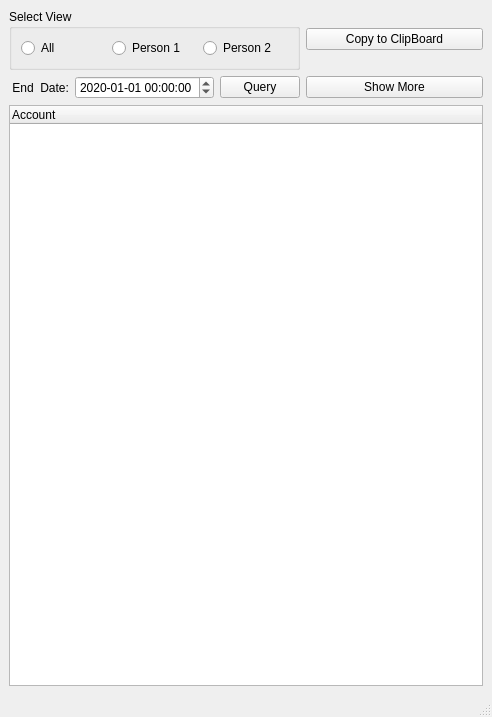
<?xml version="1.0" encoding="UTF-8"?>
<ui version="4.0">
 <class>FinancialStatement</class>
 <widget class="QMainWindow" name="FinancialStatement">
  <property name="geometry">
   <rect>
    <x>0</x>
    <y>0</y>
    <width>492</width>
    <height>717</height>
   </rect>
  </property>
  <property name="windowTitle">
   <string>Financial Statement</string>
  </property>
  <property name="windowIcon">
   <iconset resource="../resources.qrc">
    <normaloff>:/resource/Balance_Sheet.png</normaloff>:/resource/Balance_Sheet.png</iconset>
  </property>
  <widget class="QWidget" name="centralwidget">
   <layout class="QGridLayout" name="gridLayout">
    <item row="0" column="0">
     <widget class="QGroupBox" name="groupBox">
      <property name="title">
       <string>Select View</string>
      </property>
      <layout class="QHBoxLayout" name="horizontalLayout">
       <item>
        <widget class="QRadioButton" name="radioButton_all">
         <property name="text">
          <string>All</string>
         </property>
        </widget>
       </item>
       <item>
        <widget class="QRadioButton" name="radioButton_1">
         <property name="text">
          <string>Person 1</string>
         </property>
        </widget>
       </item>
       <item>
        <widget class="QRadioButton" name="radioButton_2">
         <property name="text">
          <string>Person 2</string>
         </property>
        </widget>
       </item>
      </layout>
     </widget>
    </item>
    <item row="0" column="1">
     <widget class="QPushButton" name="pushButtonExport">
      <property name="text">
       <string>Copy to ClipBoard</string>
      </property>
     </widget>
    </item>
    <item row="1" column="0">
     <layout class="QHBoxLayout" name="horizontalLayout_2">
      <item>
       <widget class="QLabel" name="label_Date">
        <property name="text">
         <string> End  Date:</string>
        </property>
       </widget>
      </item>
      <item>
       <widget class="QDateTimeEdit" name="dateTimeEdit">
        <property name="maximumSize">
         <size>
          <width>16777215</width>
          <height>16777215</height>
         </size>
        </property>
        <property name="dateTime">
         <datetime>
          <hour>0</hour>
          <minute>0</minute>
          <second>0</second>
          <year>2020</year>
          <month>1</month>
          <day>1</day>
         </datetime>
        </property>
        <property name="displayFormat">
         <string>yyyy-MM-dd HH:mm:ss</string>
        </property>
       </widget>
      </item>
      <item>
       <widget class="QPushButton" name="pushButton_Query">
        <property name="text">
         <string>Query</string>
        </property>
       </widget>
      </item>
     </layout>
    </item>
    <item row="1" column="1">
     <widget class="QPushButton" name="pushButtonShowMore">
      <property name="text">
       <string>Show More</string>
      </property>
     </widget>
    </item>
    <item row="2" column="0" colspan="2">
     <widget class="QTreeWidget" name="treeWidget">
      <column>
       <property name="text">
        <string>Account</string>
       </property>
      </column>
     </widget>
    </item>
   </layout>
  </widget>
  <widget class="QMenuBar" name="menubar">
   <property name="geometry">
    <rect>
     <x>0</x>
     <y>0</y>
     <width>492</width>
     <height>21</height>
    </rect>
   </property>
  </widget>
  <widget class="QStatusBar" name="statusbar"/>
 </widget>
 <resources>
  <include location="../resources.qrc"/>
 </resources>
 <connections/>
</ui>
